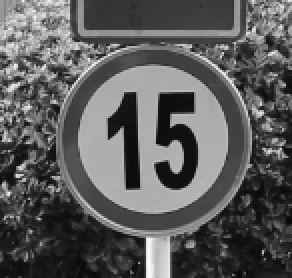
#> input picture images_gray/train/train_easy_1.png, 146 x 139 px (shown 2 times larger)
$ jupyter execute edge_detection_test.ipynb   (older library calls are emulated)
#> lines starting #> are read from the running program, lines starting #| are printed output that depends on the picture
[cell 1]
import cv2
import numpy as np
import matplotlib.pyplot as plt
import os

[cell 2]
images_dir = 'images_gray'
test_images_dir = 'test'
train_images_dir = 'train'

# 1. Görüntüyü Yükle ve Gri Tonlamaya Çevir
gray_image =  cv2.imread(os.path.join(images_dir, train_images_dir,'train_easy_1.png'), cv2.IMREAD_GRAYSCALE)
#> gray_image is the input picture: shape (139, 146); min 9, max 253, mean 91.5

[cell 3]
blurred_image = cv2.GaussianBlur(gray_image,(5,5),0)
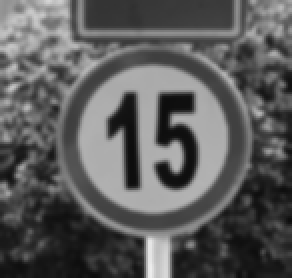
#> blurred_image: shape (139, 146) (shown 2 times larger); min 12, max 237, mean 91.6

#edge detection with sobel
sobelx = cv2.Sobel(blurred_image,cv2.CV_64F,1,0,ksize=5)
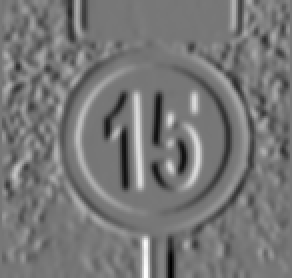
#> sobelx: shape (139, 146) float64 (shown 2 times larger); min -6706, max 7600, mean -29.5; drawn with min black and max white
sobely = cv2.Sobel(blurred_image,cv2.CV_64F,0,1,ksize=5)
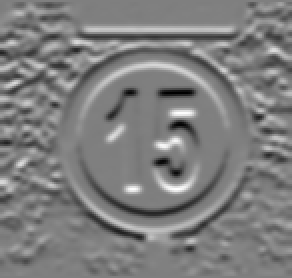
#> sobely: shape (139, 146) float64 (shown 2 times larger); min -5678, max 5722, mean -50.4; drawn with min black and max white
sobel = np.sqrt(sobelx**2 + sobely**2)
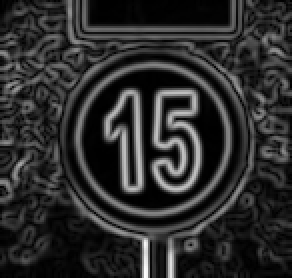
#> sobel: shape (139, 146) float64 (shown 2 times larger); min 0, max 7600, mean 1352.4; drawn with min black and max white

#edge detection with laplacian
laplacian = cv2.Laplacian(blurred_image,cv2.CV_64F)
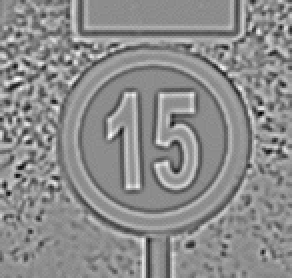
#> laplacian: shape (139, 146) float64 (shown 2 times larger); min -71, max 58, mean 0; drawn with min black and max white

#edge detection with canny
canny = cv2.Canny(blurred_image,100,200)
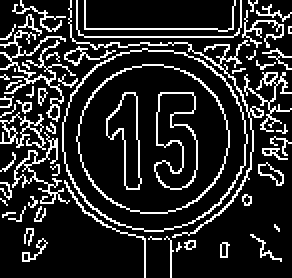
#> canny: shape (139, 146) (shown 2 times larger); 16% white in thin lines or dots

#plot
plt.figure(figsize=(20,20))
plt.subplot(221),plt.imshow(gray_image, cmap = 'gray')
plt.title('Original Image'), plt.xticks([]), plt.yticks([])
plt.subplot(222),plt.imshow(sobel, cmap = 'gray')
plt.title('Sobel Image'), plt.xticks([]), plt.yticks([])
plt.subplot(223),plt.imshow(laplacian, cmap = 'gray')
plt.title('Laplacian Image'), plt.xticks([]), plt.yticks([])
plt.subplot(224),plt.imshow(canny, cmap = 'gray')
plt.title('Canny Image'), plt.xticks([]), plt.yticks([])
plt.show()

[cell 4]
blurred_image = cv2.GaussianBlur(gray_image,(5,5),0)

#edge detection with sobel
sobelx = cv2.Sobel(blurred_image,cv2.CV_64F,1,0,ksize=5)
sobely = cv2.Sobel(blurred_image,cv2.CV_64F,0,1,ksize=5)
sobel = np.abs(sobelx) + np.abs(sobely)
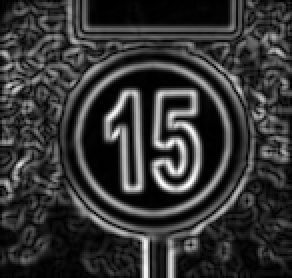
#> sobel: shape (139, 146) float64 (shown 2 times larger); min 0, max 7902, mean 1666.3; drawn with min black and max white

# Convert sobel to 8-bit image
sobel_8u = np.uint8(255 * sobel / np.max(sobel))

#edge detection with laplacian
laplacian = cv2.Laplacian(blurred_image,cv2.CV_64F)

#edge detection with canny
canny = cv2.Canny(sobel_8u,100,200)
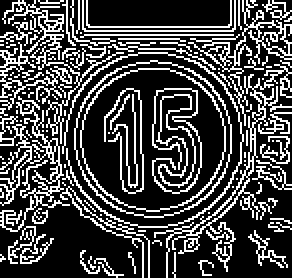
#> canny: shape (139, 146) (shown 2 times larger); 27.5% white in thin lines or dots

#plot
plt.figure(figsize=(20,20))
plt.subplot(221),plt.imshow(gray_image, cmap = 'gray')
plt.title('Original Image'), plt.xticks([]), plt.yticks([])
plt.subplot(222),plt.imshow(sobel, cmap = 'gray')
plt.title('Sobel Image'), plt.xticks([]), plt.yticks([])
plt.subplot(223),plt.imshow(laplacian, cmap = 'gray')
plt.title('Laplacian Image'), plt.xticks([]), plt.yticks([])
plt.subplot(224),plt.imshow(canny, cmap = 'gray')
plt.title('Canny Image'), plt.xticks([]), plt.yticks([])
plt.show()

$ run again, with images_gray/train/train_hard_2.png copied over images_gray/train/train_easy_1.png
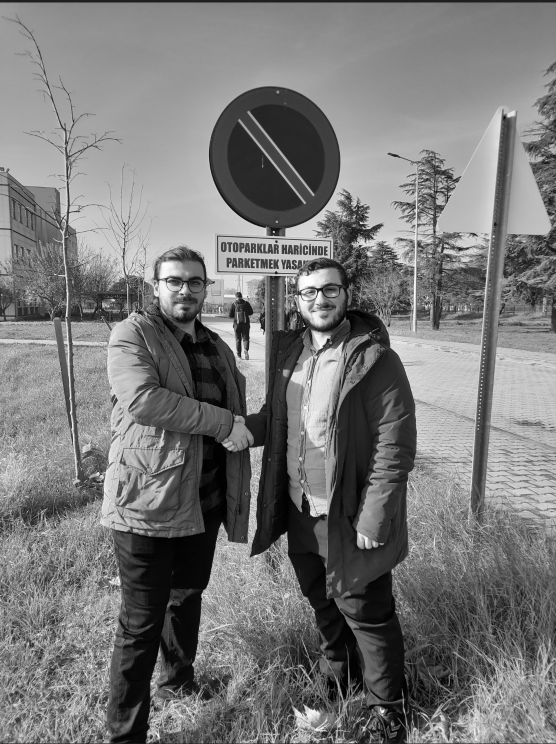
#> input picture images_gray/train/train_hard_2.png, 1112 x 1488 px (shown at 1/2 size)
#> gray_image is the input picture: shape (1488, 1112); min 0, max 255, mean 120.1
#> `canny = cv2.Canny(blurred_image,100,200)`:
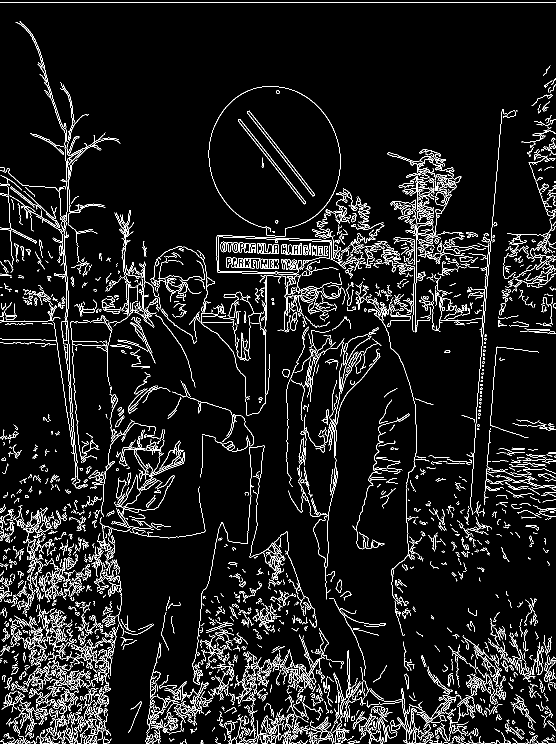
#> canny: shape (1488, 1112) (shown at 1/2 size); 6.9% white in thin lines or dots
#> `canny = cv2.Canny(sobel_8u,100,200)`:
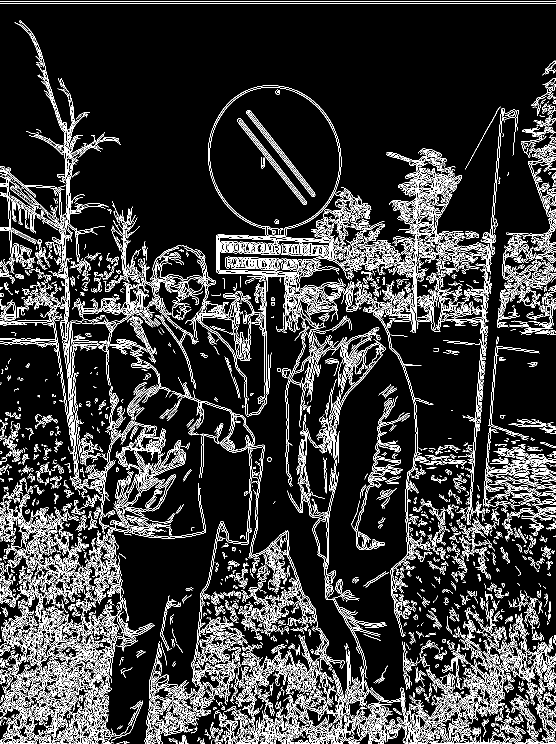
#> canny: shape (1488, 1112) (shown at 1/2 size); 13.2% white in thin lines or dots
